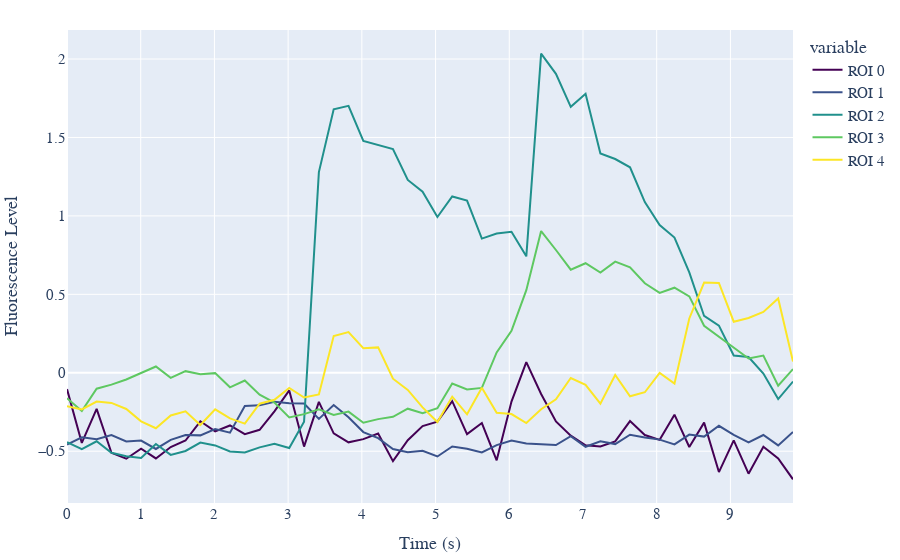
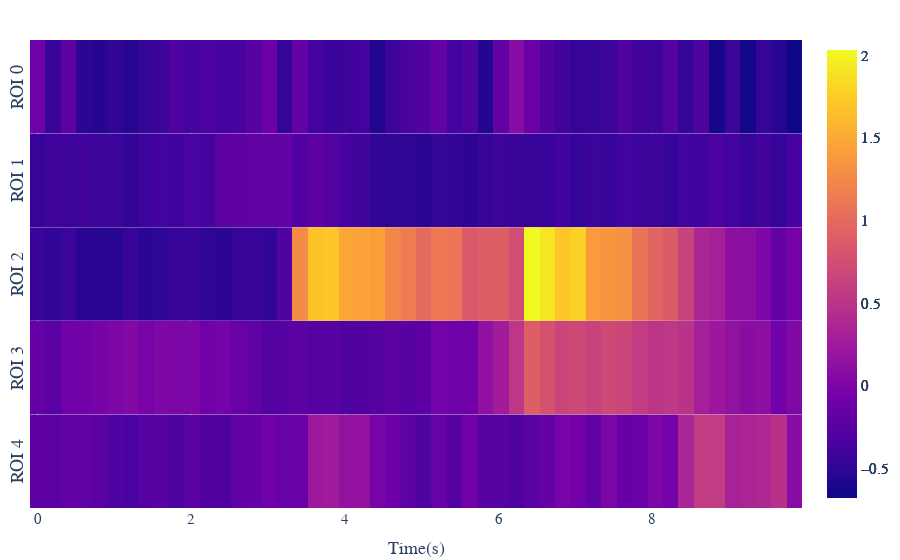

The notebook cell these images were saved under, in order:
### Code cell
from visualizer.data import ROITraceProcessor
from visualizer.plots import S2PROITracePlot
import os

#fparams
tseries_start_end = [0, 10]
show_labels = True
color_all_rois = True
rois_to_plot = None

fdir = os.path.abspath('./sample_data/VJ_OFCVTA_7_260_D6_snippit')
s2p_dir = os.path.join(fdir, 'suite2p', 'plane0')

#reading data from local files
f_contents = os.path.join(s2p_dir, 'F.npy')
fneu_contents = os.path.join(s2p_dir, 'Fneu.npy')
iscell_contents = os.path.join(s2p_dir, 'iscell.npy')
ops_contents = os.path.join(s2p_dir, 'ops.npy')
stat_contents = os.path.join(s2p_dir, 'stat.npy')

#main method
def main():
    data_processor = ROITraceProcessor(tseries_start_end, show_labels, color_all_rois, rois_to_plot)
    data_processor.setup_roi_data(f_contents, fneu_contents, iscell_contents, ops_contents, stat_contents)

    data_plotter = S2PROITracePlot(data_processor)
    fig1 = data_plotter.generate_contour_plot(package="matplotlib")
    fig1.show()
    fig2 = data_plotter.generate_time_series_plot(package="plotly")
    fig2.show()
    fig3 = data_plotter.generate_heatmap_plot(package="plotly")
    fig3.show()

if __name__ == "__main__":
    main()
